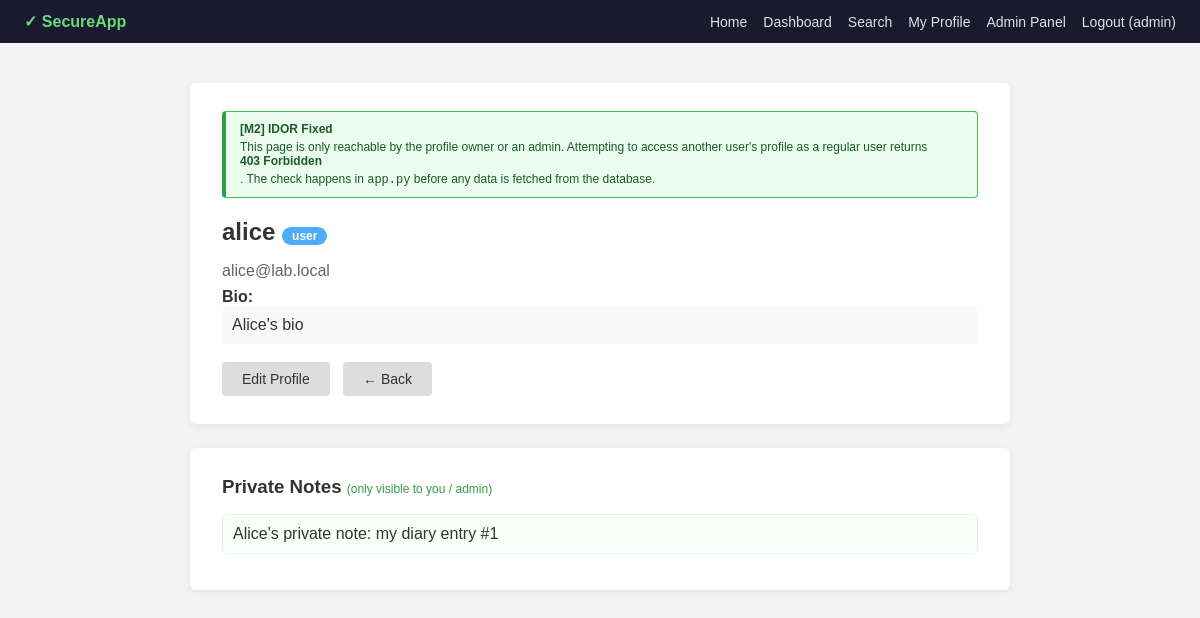
The page /profile/2 (signed in) on the database its author committed.
### tables this page shows
CREATE TABLE users (
    id        INTEGER PRIMARY KEY AUTOINCREMENT,
    username  TEXT    NOT NULL UNIQUE,
    password  TEXT    NOT NULL,   -- SECURE: bcrypt hash with per-user salt
    role      TEXT    NOT NULL DEFAULT 'user',
    email     TEXT    NOT NULL,
    bio       TEXT    DEFAULT ''
);

CREATE TABLE notes (
    id        INTEGER PRIMARY KEY AUTOINCREMENT,
    user_id   INTEGER NOT NULL,
    content   TEXT    NOT NULL,
    FOREIGN KEY (user_id) REFERENCES users(id)
);

### app.py (the view)
@app.route("/profile/<int:user_id>")
@login_required
def profile(user_id):
    if session["user_id"] != user_id and session.get("role") != "admin":
        abort(403)
    db   = get_conn()
    user = db.execute(
        "SELECT * FROM users WHERE id = ?", (user_id,)
    ).fetchone()
    if not user:
        abort(404)
    notes = db.execute(
        "SELECT * FROM notes WHERE user_id = ?", (user_id,)
    ).fetchall()
    return render_template("profile.html", profile_user=user, notes=notes)

### app.py (called while the page is built)
def login_required(f):
    @wraps(f)
    def decorated(*args, **kwargs):
        if "user_id" not in session:
            return redirect(url_for("login"))
        return f(*args, **kwargs)
    return decorated

def get_conn() -> sqlite3.Connection:
    if "db" not in g:
        g.db = get_db()
    return g.db

@app.teardown_appcontext
def close_conn(error):
    db = g.pop("db", None)
    if db is not None:
        db.close()

### database.py (called while the page is built)
def get_db() -> sqlite3.Connection:
    conn = sqlite3.connect(DB_PATH)
    conn.row_factory = sqlite3.Row
    return conn

### templates/profile.html (shortened to what this page needs)
{% extends "base.html" %}
{% block content %}
<div class="card">
    <div class="sec-note">
        <strong>[M2] IDOR Fixed</strong>
        This page is only reachable by the profile owner or an admin.
        Attempting to access another user's profile as a regular user
        returns <strong>403 Forbidden</strong>. The check happens in
        <code>app.py</code> before any data is fetched from the database.
    </div>
    <h2>
        {{ profile_user.username }}
        <span class="badge {% if profile_user.role == 'admin' %}badge-admin{% else %}badge-user{% endif %}">
            {{ profile_user.role }}
        </span>
    </h2>
    <p style="color:#666; margin-bottom:8px;">{{ profile_user.email }}</p>
    <p><strong>Bio:</strong></p>
    <p style="background:#f9f9f9; padding:10px; border-radius:4px;">
        {{ profile_user.bio or "(no bio set)" }}
    </p>
    <br>
    {% if session.user_id == profile_user.id or session.role == 'admin' %}
    <a href="{{ url_for('edit_profile', user_id=profile_user.id) }}"
       class="btn btn-secondary">
        Edit Profile
    </a>
    {% endif %}
    <a href="{{ url_for('dashboard') }}" class="btn btn-secondary">
        ← Back
    </a>
</div>
<div class="card">
    <h3>Private Notes
        <span style="font-size:12px; color:#2f9e44; font-weight:normal;">
            (only visible to you / admin)
        </span>
    </h3>
    {% if notes %}
        <ul style="list-style:none; padding:0;">
        {% for note in notes %}
            <li style="padding:10px; border:1px solid #eee; border-radius:4px;
                        margin-bottom:8px; background:#f6fff8;">
                {{ note.content }}
            </li>
        {% endfor %}
        </ul>
    {% else %}
        <p style="color:#888;">No notes found.</p>
    {% endif %}
</div>
{% endblock %}

### templates/base.html (style rules this page uses)
* { box-sizing: border-box; margin: 0; padding: 0; }
body { font-family: Arial, sans-serif; background: #f4f4f4; color: #333; }
.card { background: #fff; border-radius: 6px; padding: 28px 32px; box-shadow: 0 2px 8px rgba(0,0,0,0.08); margin-bottom: 24px; }
h1, h2, h3 { margin-bottom: 16px; }
.btn { display: inline-block; padding: 9px 20px; border: none; border-radius: 4px; cursor: pointer; font-size: 14px; text-decoration: none; }
.btn-secondary { background: #ddd; color: #333; }
.badge { display: inline-block; padding: 2px 10px; border-radius: 12px; font-size: 12px; font-weight: bold; }
.badge-user { background: #4dabf7; color: #fff; }
.sec-note { background: #ebfbee; border: 1px solid #40c057; border-left: 4px solid #2f9e44; padding: 10px 14px; border-radius: 4px; font-size: 12px; color: #1a5c2a; margin-bottom: 20px; }
.sec-note strong { display: block; margin-bottom: 4px; }

### rows shown on the page
users: username "alice", role "user", email "alice@lab.local", bio "Alice's bio"
notes: content "Alice's private note: my diary entry #1"

### other values the page prints
{{ session.username }} "admin"
